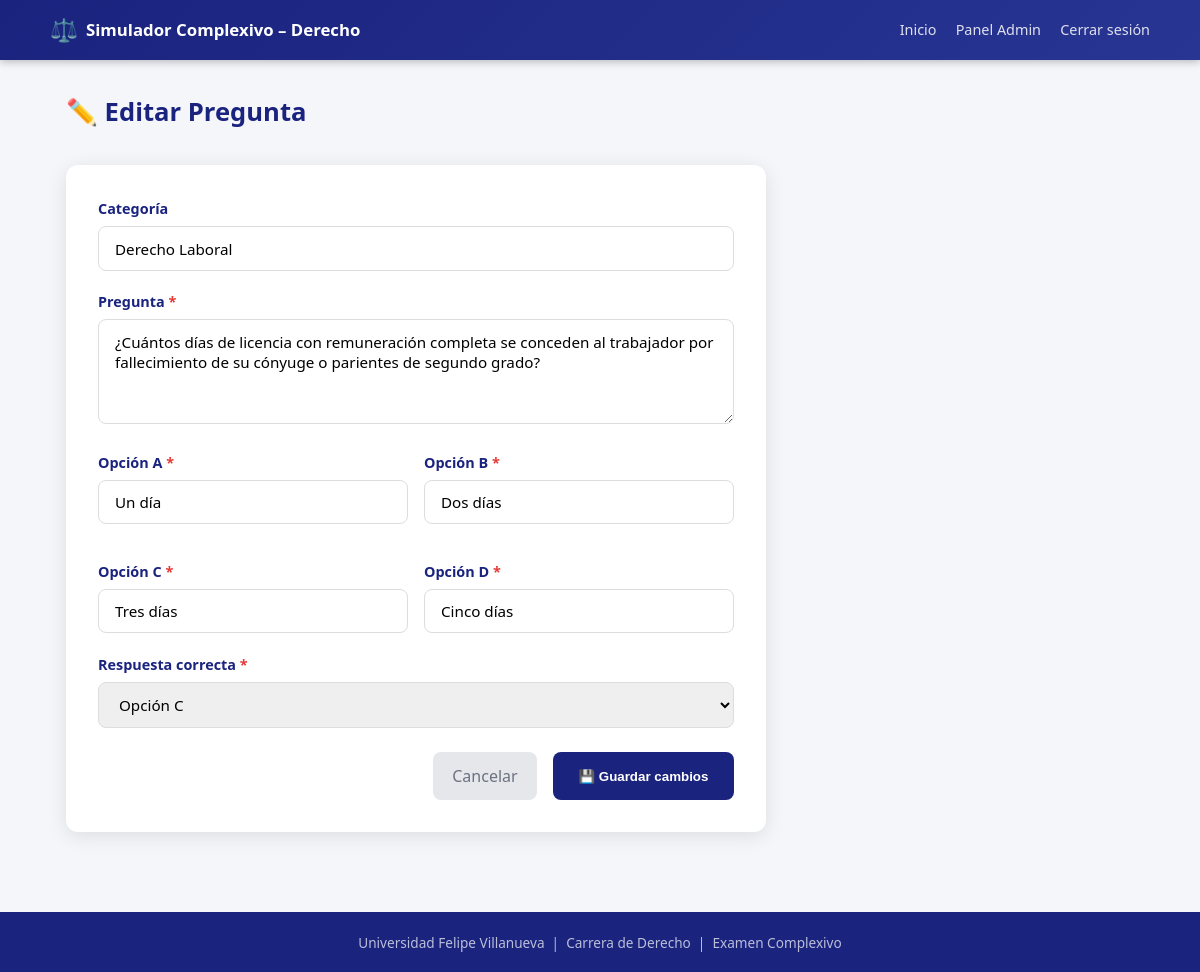
The app's page /admin/questions/edit/6 (signed in) with its own data.
### app.py (models this page shows, shortened)
class Question(db.Model):
    __tablename__ = 'questions'
    id          = db.Column(db.Integer, primary_key=True)
    num         = db.Column(db.Integer)
    question    = db.Column(db.Text, nullable=False)
    option_a    = db.Column(db.Text, nullable=False)
    option_b    = db.Column(db.Text, nullable=False)
    option_c    = db.Column(db.Text, nullable=False)
    option_d    = db.Column(db.Text, nullable=False)
    correct     = db.Column(db.String(1), nullable=False)
    category    = db.Column(db.String(100), default='General')
    created_at  = db.Column(db.DateTime, default=datetime.utcnow)

### app.py (the view, shortened to what this page needs)
@app.route('/admin/questions/edit/<int:qid>', methods=['GET', 'POST'])
@admin_required
def admin_edit_question(qid):
    q = Question.query.get_or_404(qid)
    categories = db.session.query(Question.category).distinct().all()
    categories = [c[0] for c in categories]
    return render_template('admin/question_form.html', question=q, categories=categories)

### app.py (called while the page is built)
def admin_required(f):
    from functools import wraps
    @wraps(f)
    def decorated(*args, **kwargs):
        if not session.get('admin_logged_in'):
            return redirect(url_for('admin_login'))
        return f(*args, **kwargs)
    return decorated

### templates/admin/question_form.html (shortened to what this page needs)
{% extends "base.html" %}
{% block content %}
<div class="admin-page">
  <div class="admin-header">
    <h1>{% if question %}✏️ Editar Pregunta{% else %}➕ Nueva Pregunta{% endif %}</h1>
  </div>
  <div class="form-card">
    <form method="POST" class="question-form">
      <div class="form-group">
        <label>Categoría</label>
        <input type="text" name="category" list="cat-list"
               value="{{ question.category if question else '' }}"
               placeholder="Ej: Derecho Civil"/>
      </div>
      <div class="form-group">
        <label>Pregunta <span class="req">*</span></label>
        <textarea name="question" rows="4" required
                  placeholder="Escriba aquí la pregunta completa…">{{ question.question if question else '' }}</textarea>
      </div>
      <div class="options-form-grid">
        {% for letter, field in [('a','option_a'),('b','option_b'),('c','option_c'),('d','option_d')] %}
        <div class="form-group">
          <label>Opción {{ letter|upper }} <span class="req">*</span></label>
          <input type="text" name="{{ field }}" required
                 value="{{ question[field] if question else '' }}"
                 placeholder="Opción {{ letter|upper }}…"/>
        </div>
        {% endfor %}
      </div>
      <div class="form-group">
        <label>Respuesta correcta <span class="req">*</span></label>
        <select name="correct" required>
          {% for letter in ['a','b','c','d'] %}
            <option value="{{ letter }}"
              {% if question and question.correct == letter %}selected{% endif %}>
              Opción {{ letter|upper }}
            </option>
          {% endfor %}
        </select>
      </div>
      <div class="form-actions">
        <a href="{{ url_for('admin_questions') }}" class="btn-cancel">Cancelar</a>
        <button type="submit" class="btn-save">
          {% if question %}💾 Guardar cambios{% else %}➕ Agregar pregunta{% endif %}
        </button>
      </div>
    </form>
  </div>
</div>
{% endblock %}

### static/css/styles.css (style rules this page uses)
:root { --navy: #1a237e; --navy2: #283593; --gold: #f9a825; --gold2: #fbc02d; --green: #2e7d32; --green2: #43a047; --red: #c62828; --red2: #e53935; --bg: #f5f6fa; --white: #ffffff; --gray: #6b7280; --light: #e8eaf6; --radius: 12px; --shadow: 0 4px 20px rgba(0,0,0,.10); }
*, *::before, *::after { box-sizing: border-box; margin: 0; padding: 0; }
html { scroll-behavior: smooth; }
body { font-family: 'Segoe UI', Arial, sans-serif; background: var(--bg); color: #1f2937; font-size: 16px; line-height: 1.6; min-height: 100vh; display: flex; flex-direction: column; }
a { color: var(--navy); text-decoration: none; }
.admin-page { max-width: 1100px; margin: 0 auto; padding: 2rem 1rem; }
.admin-header { margin-bottom: 2rem; }
.admin-header h1 { font-size: 1.6rem; font-weight: 800; color: var(--navy); margin-bottom: .8rem; }
.form-card { background: #fff; border-radius: var(--radius); padding: 2rem; box-shadow: var(--shadow); max-width: 700px; }
.form-group { margin-bottom: 1.2rem; }
.form-group label { display: block; font-weight: 600; margin-bottom: .4rem; font-size: .9rem; color: var(--navy); }
.req { color: var(--red2); }
.form-group input[type="text"], .form-group textarea, .form-group select { width: 100%; padding: .7rem 1rem; border: 1.5px solid #ddd; border-radius: 8px; font-size: .95rem; outline: none; font-family: inherit; }
.options-form-grid { display: grid; grid-template-columns: 1fr 1fr; gap: 1rem; }
.form-actions { display: flex; gap: 1rem; justify-content: flex-end; margin-top: 1.5rem; }
.btn-save { padding: .7rem 1.6rem; background: var(--navy); color: #fff; border: none; border-radius: 8px; font-weight: 700; cursor: pointer; }
.btn-cancel { padding: .7rem 1.2rem; background: #e5e7eb; color: var(--gray); border-radius: 8px; }

### records on screen
Question: category "Derecho Laboral", question "¿Cuántos días de licencia con remuneración completa se conceden al trabajador por fallecimiento de su cónyuge o parientes de segundo grado?", option_a "Un día" "Dos días" "Tres días" "Cinco días", correct "Opción C"

### other values on screen
{{ letter|upper }} "A" "B" "C" "D"
